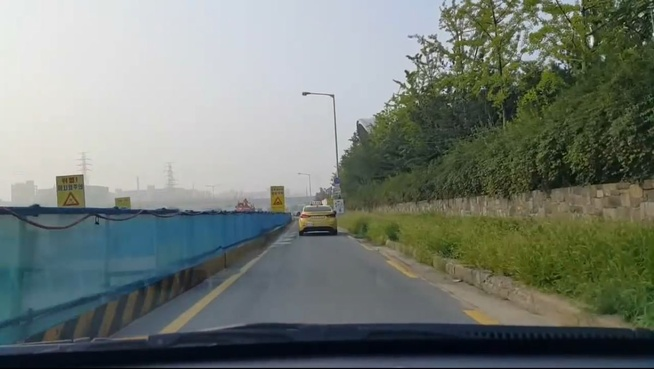
//> input picture Project1/Project1/capture3.JPG, 654 x 369 px, shrunk from 1199 x 676 before the run
$ ./main capture3.JPG   (built with g++ and OpenCV 4)
//> lines starting //> are read from the running program, lines starting //| are printed output that depends on the picture

#include <opencv2/imgproc.hpp>
#include <opencv2/highgui.hpp>
#include <iostream>
#include <vector>
#include <opencv2/core/types_c.h>

#include <cstdio>
#include <opencv2\opencv.hpp>
#include <iostream>
#include <string>

using namespace cv;
using namespace std;


Mat src_gray, detected_edges, half_img;

//캐니의 쓰레쉬홀드
int canny_lowThreshold = 42;
int canny_highThreshold = 68;
int H_threshold = 10;


static void CannyThreshold(int, void*)
{
    vector<Vec2f> lines;

    Canny(half_img, detected_edges, canny_lowThreshold, canny_highThreshold, 3);
    HoughLines(detected_edges, lines, CV_PI / 180, H_threshold,0,0);
    // [8 lines of commented-out code are left out]

    imshow("Canny Edge", detected_edges);

}


int main(int argc, char** argv)
{

    src_gray = imread("capture3.jpg", IMREAD_GRAYSCALE); // Load an image
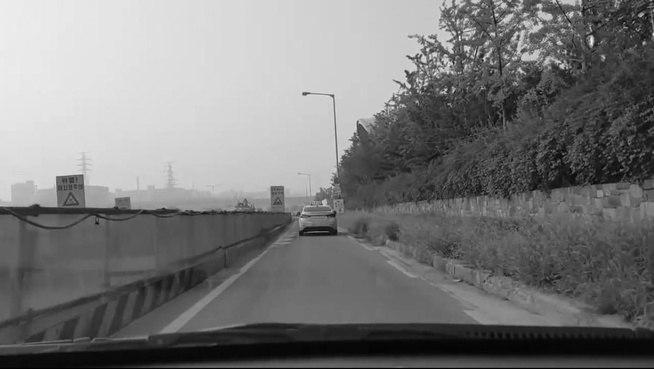
//> src_gray: 369 rows x 654 cols, CV_8UC1; min 1, max 241, mean 120.7
    if (src_gray.empty())
    {
        std::cout << "파일을 찾을 수가 없다.\n" << std::endl;
        std::cout << "Usage: " << argv[0] << " <Input image>" << std::endl;
        return -1;
    }

    //그레이스케일 된 화면 먼저 출력
    namedWindow("Canny Edge", WINDOW_AUTOSIZE);
    namedWindow("Canny Edge", WINDOW_AUTOSIZE);
    imshow("grayed", src_gray);

    //반으로 갈라서 아래쪽 ROI 설정
    half_img = src_gray(Rect(0,src_gray.rows/2,src_gray.cols,src_gray.rows/2));
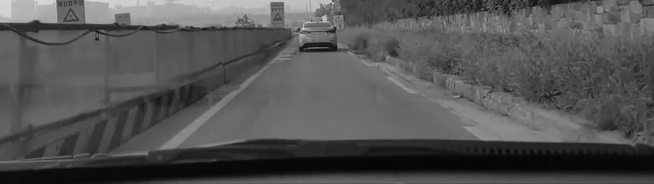
//> half_img: 184 rows x 654 cols, CV_8UC1; min 3, max 218, mean 83.3


    createTrackbar("Min Threshold:", "Canny Edge", &canny_lowThreshold, 1000, CannyThreshold);
    createTrackbar("Max Threshold:", "Canny Edge", &canny_highThreshold, 1000, CannyThreshold);
    createTrackbar("H_threshold:", "Canny Edge", &H_threshold, 1000, CannyThreshold);
    CannyThreshold(0, 0);
//> in CannyThreshold, `Canny(half_img, detected_edges, canny_lowThreshold, canny_highThreshol..`:
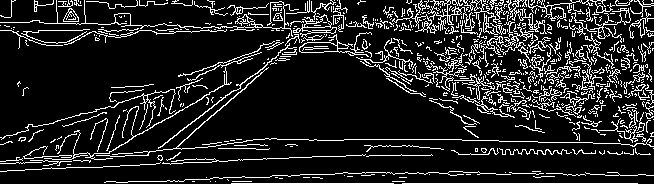
//> detected_edges: 184 rows x 654 cols, CV_8UC1; 13.8% white in thin lines or dots
//> in CannyThreshold, `HoughLines(detected_edges, lines, CV_PI / 180, H_threshold,0,0);`: lines = 654 lines (rho, theta), first 12: [579, 0], [532, 0], [643, 0], [479, 0], [642, 0], [483, 0], [591, 0], [452, 0], [569, 0], [461, 0], [493, 0], [544, 0]


    waitKey(0);
    return 0;
}


// [28 lines of commented-out code are left out]

$ run again, with Project1/Project1/capture2.jpg copied over Project1/Project1/capture3.JPG
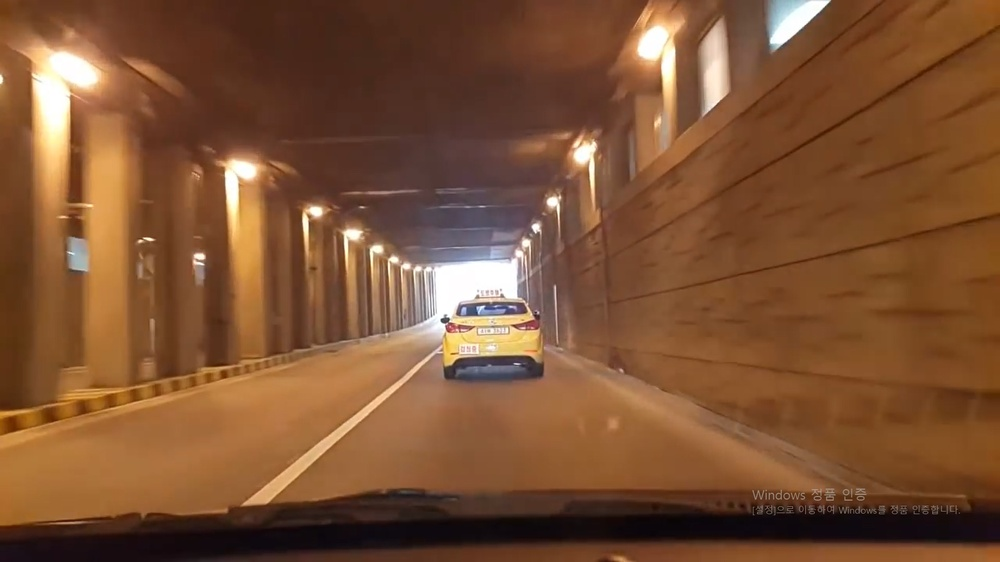
//> input picture Project1/Project1/capture2.jpg, 1000 x 562 px, shrunk from 1920 x 1080 before the run
//> `half_img = src_gray(Rect(0,src_gray.rows/2,src_gray.cols,src_gray.rows..`:
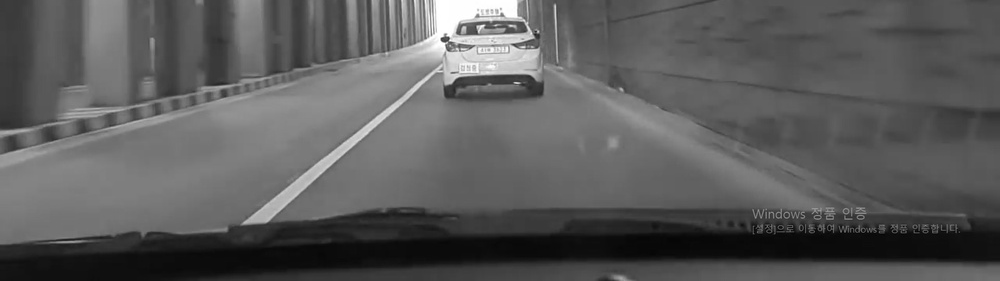
//> half_img: 281 rows x 1000 cols, CV_8UC1; min 1, max 255, mean 91.3
//> in CannyThreshold, `Canny(half_img, detected_edges, canny_lowThreshold, canny_highThreshol..`:
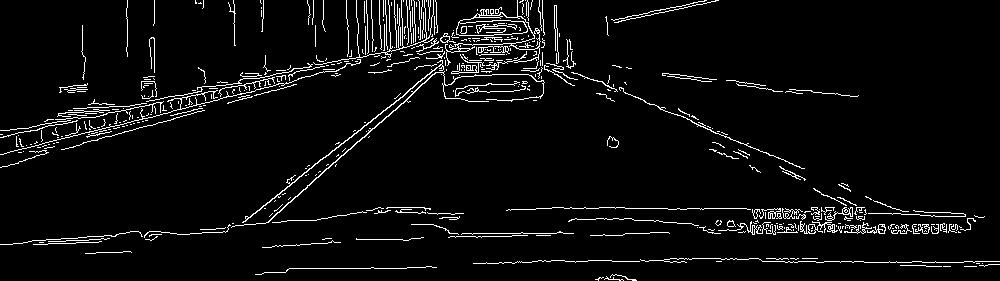
//> detected_edges: 281 rows x 1000 cols, CV_8UC1; 4.8% white in thin lines or dots
//> lines = 1000 lines (rho, theta), first 12: [154, 0], [127, 0], [234, 0], [542, 0], [82, 0], [386, 0], [389, 0], [539, 0], [372, 0], [425, 0], [556, 0], [402, 0]
